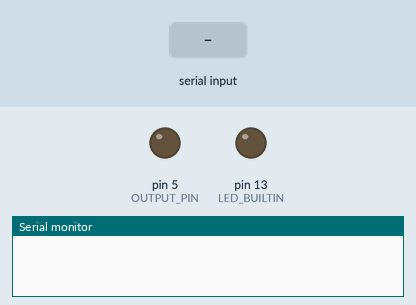
Simulated run of this sketch. Board: Arduino Uno, built with avr-gcc and run on an emulated ATmega328P. Shown: output pins drawn as LEDs (lit = HIGH), the last lines printed to the serial monitor. The inputs (shaded band) are chosen by the test bench.

Above: at 1.2 s.
1.3 s: "90,45\n" received over Serial
At 1.37 s:
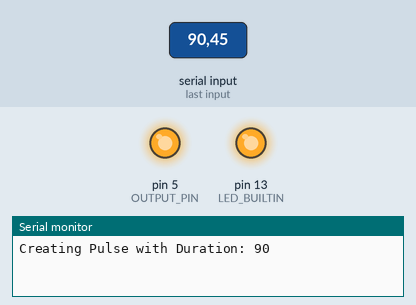
Timing chart, 0 to 4.3 s (numbered marks = the images above; inputs shaded):
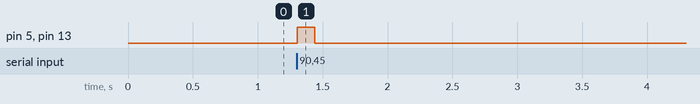

Measured:
- after the input at 1.3 s, pin 5 (OUTPUT_PIN), pin 13 (LED_BUILTIN): LOW → HIGH at once, → LOW 0.14 s later

The sketch:

Pulse_Generator_Arduino.ino
```cpp
/**
 * Arduino Pulse Generator
 * This program creates positive pulses on an output pin
 * of a duration specified via serial. Duration is in milli-seconds.
 *
 * To use connect ground to pcb ground and OUTPUT_PIN to where
 * the pulse needs to go. Then connect the arduino via usb and
 * enter how many milliseconds you want to pulse for into the
 * serial moniter. Pulse occures immediatly after command is sent.
 * LED_BUILTIN corresponds to output to give visal feedback.
 * Duration is in integer milliseconds
 *
 * Alexandra Steiner - March 30, 2022
 * v1.0
 */


#define OUTPUT_PIN 5

void setup() {
  Serial.begin(9600);
  pinMode(OUTPUT_PIN, OUTPUT);
  pinMode(LED_BUILTIN, OUTPUT);
  digitalWrite(LED_BUILTIN, LOW);
  digitalWrite(OUTPUT_PIN, LOW);

//  attachInterrupt(digitalPinToInterrupt(INPUT_PIN), startDelay, FALLING);
}

void loop() {
  // send data only when you receive data:
  if (Serial.available() > 0) {
    // read the incoming byte:
    int inputInt = Serial.parseInt();

    if (inputInt > 0) {
      // say what you got:
      Serial.print("Creating Pulse with Duration: ");
      Serial.println(inputInt);

      // Generate a positive pulse with the specified duration
      pulse(inputInt);
    }
  }

}

void pulse(int ms) {
  digitalWrite(OUTPUT_PIN, HIGH);
  digitalWrite(LED_BUILTIN, HIGH);

  delay(ms);

  digitalWrite(OUTPUT_PIN, LOW);
  digitalWrite(LED_BUILTIN, LOW);
}
```
